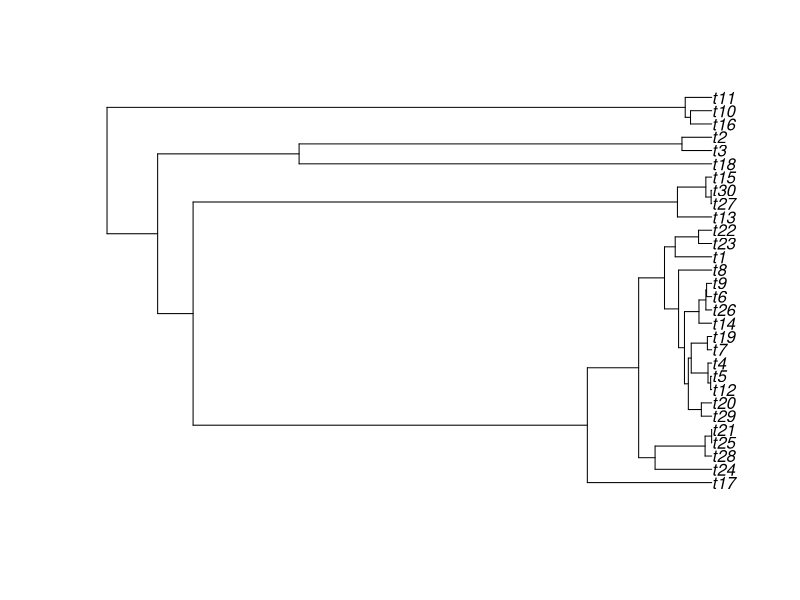

Recreate this plot in R.
## ---- chunk 1
knitr::opts_chunk$set(echo = TRUE)
## ---- chunk 2
 for(i in 1:10){ # for loop run from 1 to 10
print("Darwin rules!") # write a sentence 10 times
print(i*i) # also print each number multiplied by itself 
}
## ---- chunk 3

Isit <- function(x){
 if (x == 10)
 print("It's a ten!")
 else print("Not a ten!")
}


Isit(10)

Isit(1)

## ---- chunk 4

# A simple function that needs functions from the ape library to run
# ape is a library of functions for analysis of evolutionary relationships:
Tree <- function(x){
   #this function creates a plot of a random evolutionary tree
   #of size x
   require(ape)
   tree <- rcoal(x)
   plot(tree)
 }
Tree(30)
